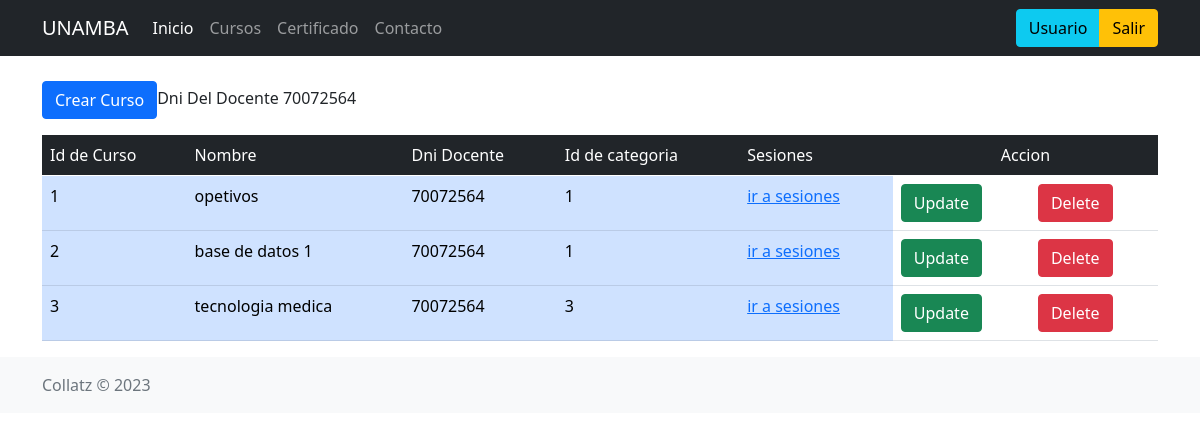
The page /cursos/70072564 on the database its author committed.
### app.py (models this page shows)
class Curso(db.Model):
	idCurso=db.Column(db.Integer, primary_key=True, autoincrement=True)
	nombre=db.Column(db.String(50), nullable=False)
	dniDocente=db.Column(db.Integer, db.ForeignKey('docente.dniDocente'))#docente hace refenrencia ala tabla que es creada por la clase Docente que por convencion su tabla esta en minisculas
	idCategoria=db.Column(db.Integer, db.ForeignKey('categoria.idCategoria'))
	sesiones=db.relationship('Sesion', backref='curso', lazy=True)

### app.py (the view)
@app.route("/cursos/<int:dni>", methods=["GET"])
def listar_curso(dni):
	dniB=dni
	curQuery = Curso.query.filter_by(dniDocente=dniB).all()
	print(curQuery)
	categoria = Categoria.query.all()
	print(categoria)
	if curQuery is None:
		"No exite Cursos con este dni"
	return render_template("cursos.html", cursos=curQuery,dni=dniB,categoriaList=categoria)

### templates/cursos.html (shortened to what this page needs)
{% extends "base.html" %}
{% block content %}
    <div class="container-sm d-grid gap-3">
        <div><button type="button" class="btn btn-primary" data-bs-toggle="modal" data-bs-target="#crearCurso">Crear Curso</button><label>Dni Del Docente {{dni}}</label></div>
        {% if cursos is not none %}
            <table class="table">
                <thead class="table-dark">
                    <tr>
                        <td>Id de Curso</td>
                        <td>Nombre</td>
                        <td>Dni Docente</td>
                        <td>Id de categoria</td>
                        <td>Sesiones</td>
                        <td colspan="2" class="text-center">Accion</td>
                    </tr>
                </thead>
                <tbody>
                    {% for curso in cursos %}
                        <tr>
                            <td class="table-primary">{{ curso.idCurso }}</td>
                            <td class="table-primary">{{ curso.nombre }}</td>
                            <td class="table-primary">{{ curso.dniDocente }}</td>
                            <td class="table-primary">{{ curso.idCategoria }}</td>
                            <td class="table-primary"><a href="{{url_for('listar_seciones',idcurso=curso.idCurso)}}">ir a sesiones</a></td>
                            <td><button type="button" class="btn btn-success" data-bs-toggle="modal" data-bs-target="#update_curso_{{curso.idCurso}}">Update</button></td>
                            <td><button type="button" class="btn btn-danger" data-bs-toggle="modal" data-bs-target="#delete_curso_{{curso.idCurso}}">Delete</button></td>
                        </tr>
                    {% endfor %}
                </tbody>
            </table>
        {% endif %}
    </div>
{% endblock %}

### rows shown on the page
Curso: idCurso "1", nombre "opetivos", dniDocente "70072564", idCategoria "1"
Curso: idCurso "2", nombre "base de datos 1", dniDocente "70072564", idCategoria "1"
Curso: idCurso "3", nombre "tecnologia medica", dniDocente "70072564", idCategoria "3"

### other values the page prints
{{ dni }} "70072564"
